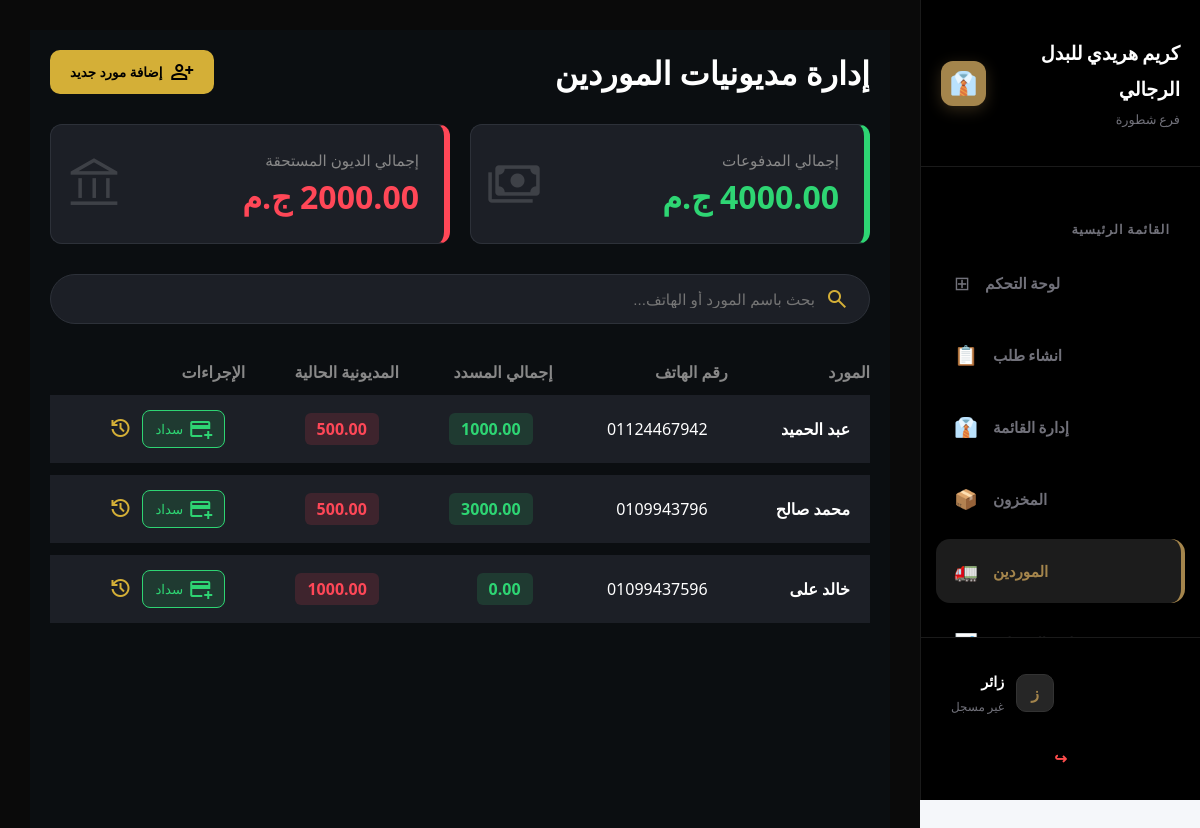
The app's page /pos/supplies-management/, older data.
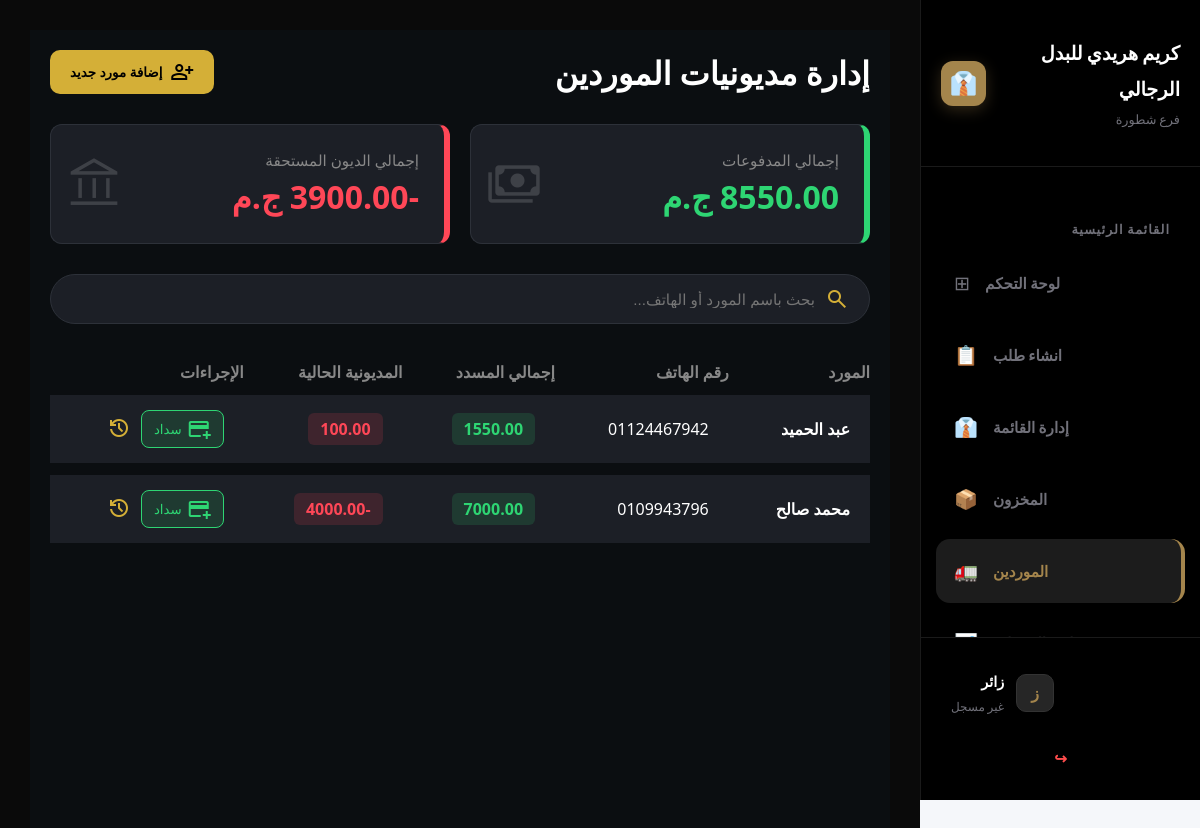
The same page, newer data.
### pos/models.py (models this page shows, shortened)
class Supplier(models.Model):
    name = models.CharField(max_length=400, verbose_name="اسم المورد")
    mobil = models.CharField(max_length=15)
    address = models.CharField(max_length=1000, verbose_name="عنوان المورد")
    category = models.CharField(max_length=200, null=True, blank=True, verbose_name="التصنيف") # أضفنا هذا الحقل
    number_of_supplies = models.PositiveIntegerField(default=0)
    @property
    def total_debt(self):
        debt = self.supply_history.aggregate(total=Sum('remaining_amount'))['total']
        return debt if debt else 0
    @property
    def total_paid_amount(self):
        paid = self.supply_history.aggregate(total=Sum('paid_amount'))['total']
        return paid if paid else 0

### pos/views.py (the view, shortened to what this page needs)
# urls.py: path('supplies-management/', views.supplies_management, name='supplies_management'),
def supplies_management(request):
    suppliers = Supplier.objects.all().order_by('-id')
    total_debts = SupplyLog.objects.aggregate(total=Sum('remaining_amount'))['total'] or 0
    total_spending = SupplyLog.objects.aggregate(total=Sum('paid_amount'))['total'] or 0
    context = {
        'suppliers': suppliers,
        'total_debts': total_debts,
        'total_spending': total_spending
    }
    return render(request, 'pos/supplies_management.html', context)

### accounts/context_processors.py (called while the page is built)
def notifications_processor(request):
    if request.user.is_authenticated:
        notifications = Notification.objects.filter(user=request.user, is_deleted=False).order_by('-created_at')[:10]
    else:
        notifications = []
    return {'notifications': notifications}

### templates/pos/supplies_management.html (shortened to what this page needs)
{% extends 'base.html' %}
{% load static %}
{% block content %}
<div class="supplier-page-container" dir="rtl">
    <header style="display: flex; justify-content: space-between; align-items: center; margin-bottom: 30px;">
        <h1 style="font-size: 2rem; color: #fff;">إدارة مديونيات الموردين</h1>
        <button class="btn-add" onclick="toggleModal('modalAdd', true)">
            <span class="material-symbols-outlined">person_add</span> إضافة مورد جديد
        </button>
    </header>
    <section class="stats-grid">
        <div class="luxury-stat-card card-payments">
            <span class="material-symbols-outlined stat-icon">payments</span>
            <div class="stat-info">
                <span class="stat-label">إجمالي المدفوعات</span>
                <span class="stat-value" style="color: #2ed573;">{{ total_spending|floatformat:2 }} ج.م</span>
            </div>
        </div>
        <div class="luxury-stat-card card-debt">
            <span class="material-symbols-outlined stat-icon">account_balance</span>
            <div class="stat-info">
                <span class="stat-label">إجمالي الديون المستحقة</span>
                <span class="stat-value" style="color: #ff4757;">{{ total_debts|floatformat:2 }} ج.م</span>
            </div>
        </div>
    </section>
    <div class="toolbar-container">
        <div class="search-box">
            <span class="material-symbols-outlined" style="color: #d4af37;">search</span>
            <input type="text" id="mainSearch" placeholder="بحث باسم المورد أو الهاتف..." class="luxury-input">
        </div>
    </div>
    <table class="luxury-table" id="suppliersTable">
        <thead>
            <tr style="color: #888; text-align: right;">
                <th>المورد</th>
                <th>رقم الهاتف</th>
                <th>إجمالي المسدد</th>
                <th>المديونية الحالية</th>
                <th>الإجراءات</th>
            </tr>
        </thead>
        <tbody>
            {% for supplier in suppliers %}
            <tr>
                <td><b>{{ supplier.name }}</b></td>
                <td>{{ supplier.mobil }}</td>
                <td><span class="price-tag paid-tag">{{ supplier.total_paid_amount|floatformat:2 }}</span></td>
                <td><span class="price-tag debt-tag">{{ supplier.total_debt|floatformat:2 }}</span></td>
                <td>
                    <div style="display: flex; gap: 10px;">
                        <button class="btn-pay" onclick="openPayModal('{{ supplier.id }}', '{{ supplier.name }}', '{{ supplier.total_debt }}')">
                            <span class="material-symbols-outlined">add_card</span> سداد
                        </button>
                        <button onclick="openSupplierDetails('{{ supplier.id }}', '{{ supplier.name }}', '{{ supplier.total_debt }}')" style="background:none; border:none; color:#d4af37; cursor:pointer;">
                            <span class="material-symbols-outlined">history</span>
                        </button>
                    </div>
                </td>
            </tr>
            {% endfor %}
        </tbody>
    </table>
</div>
{% endblock %}

Row changes from the older to the newer data that the page shows:
removed Supplier: name "خالد على", mobil "01099437596", total_paid_amount "0.00", total_debt "1000.00"
computed for Supplier "عبد الحميد": total_paid_amount "1000.00" → "1550.00"; total_debt "500.00" → "100.00"
computed for Supplier "محمد صالح": total_paid_amount "3000.00" → "7000.00"; total_debt "500.00" → "-4000.00"
Text that changed along with them:
{{ total_spending|floatformat:2 }}: "4000.00" → "8550.00"
{{ total_debts|floatformat:2 }}: "2000.00" → "-3900.00"
